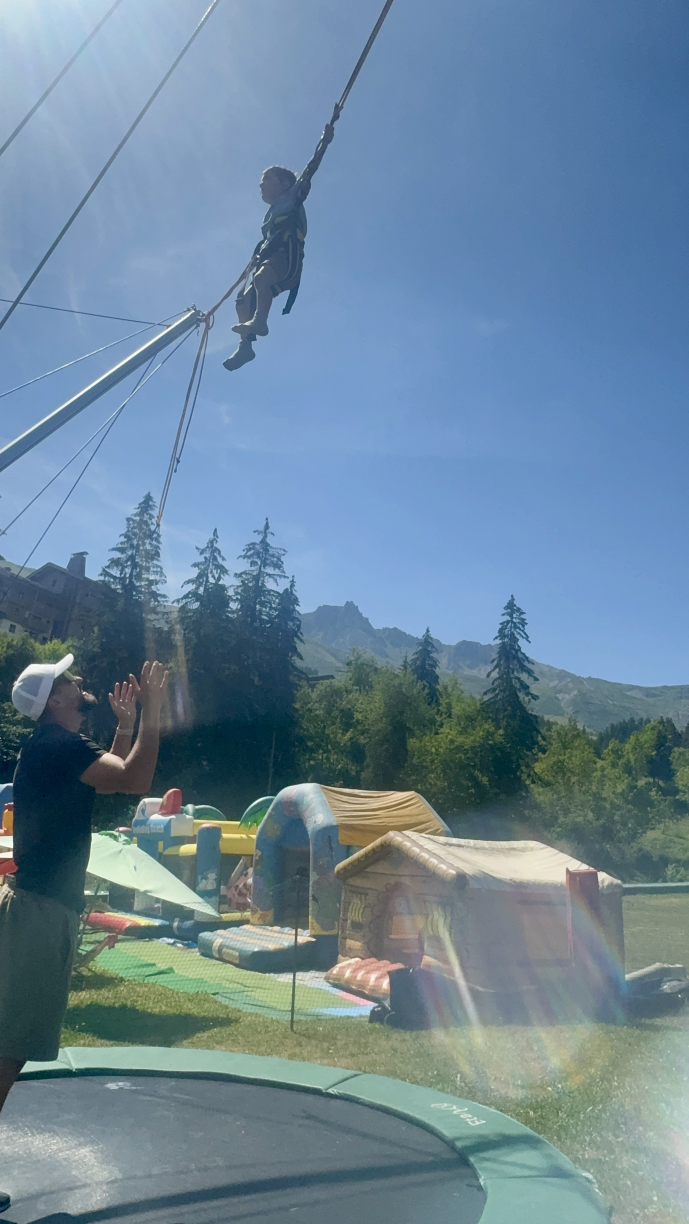
#> input picture projects/arpian/retouches/okapi-elastique.jpeg, 2066 x 3672 px (shown at 1/3 size)
$ python okapi-flare.py
#> lines starting #> are read from the running program, lines starting #| are printed output that depends on the picture; after the words box and inside, x2 and y2 are one past the last pixel; in counts of white or black regions, pixels touching at a corner belong together
#!/usr/bin/env python3
"""Retouche flare — okapi-elastique.jpeg (Chalet Arpian).

Corrections :
1. Voile lumineux diagonal (dehaze local, rendu naturel) :
   - Zone A (sapins + mains de l'adulte) : le voile est estimé comme champ
     lisse par canal à partir du plancher local (érosion) des pixels sombres,
     étendu par inpainting sur les zones claires — fonctionne bien car le
     fond (sapins) est uniformément sombre. Ciel exclu par masque.
   - Zone B (nappe claire bas-droite) : le fond y est hétérogène (herbe,
     gonflables, tente), un champ estimé crée des taches ; on modélise donc
     le voile MANUELLEMENT : somme de gaussiennes 2D placées sur la nappe,
     couleur du voile mesurée (herbe voilée vs herbe propre).
   - Zone E (tapis du trampoline) : champ estimé (fond sombre uniforme),
     dosage léger.
2. Arc-en-ciel de flare : aplatissement de chrominance ciblé (a/b LAB tirés
   vers leur médiane locale k=61), luminance et texture herbe conservées.

Sortie : okapi-elastique-retouchee.jpeg (qualité 92).
"""

import cv2
import numpy as np
import os

HERE = os.path.dirname(os.path.abspath(__file__))
SRC = os.path.join(HERE, "okapi-elastique.jpeg")
DST = os.path.join(HERE, "okapi-elastique-retouchee.jpeg")

img = cv2.imread(SRC).astype(np.float32)
H, W = img.shape[:2]  # 3672 x 2066
#> H = 3672; W = 2066


# ---------------------------------------------------------------- utilities
def feathered_rect(x1, y1, x2, y2, sigma):
    m = np.zeros((H, W), np.float32)
    m[y1:y2, x1:x2] = 1.0
    k = int(sigma * 3) | 1
    return cv2.GaussianBlur(m, (k, k), sigma)


def estimate_veil_field(dark_thresh=125):
    """Champ de voile par canal (B,G,R) au 1/4 de résolution, remonté."""
#> called with dark_thresh = 125
    scale = 0.25
    small = cv2.resize(img, None, fx=scale, fy=scale, interpolation=cv2.INTER_AREA)
    dmin = small.min(axis=2)
    invalid = (dmin > dark_thresh).astype(np.uint8)
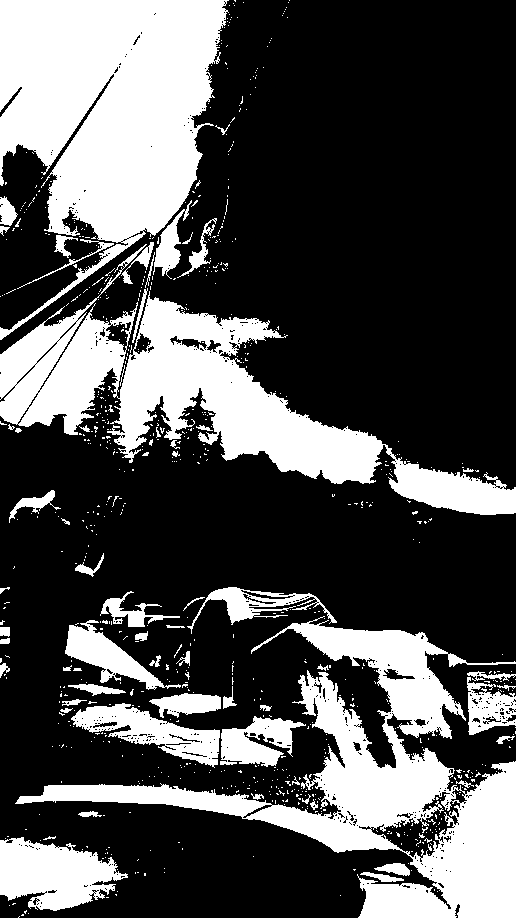
#> invalid: shape (918, 516); values 0 (black) and 1 (white), 31.3% white; 778 white regions (713 under 20 px), largest, box (x1, y1, x2, y2) and area: (0, 0, 229, 340) 43710, (15, 616, 516, 918) 38997, (0, 244, 516, 515) 36631
    invalid = cv2.dilate(invalid, np.ones((5, 5), np.uint8))
#> invalid: shape (918, 516); values 0 (black) and 1 (white), 41.5% white; 86 white regions, largest, box (x1, y1, x2, y2) and area: (0, 0, 516, 517) 103410, (13, 585, 516, 918) 78713, (0, 834, 130, 918) 7823
    ker = cv2.getStructuringElement(cv2.MORPH_ELLIPSE, (15, 15))
    fields = []
    for c in range(3):
        floor = cv2.erode(small[:, :, c], ker)
        floor8 = np.clip(floor, 0, 255).astype(np.uint8)
        filled = cv2.inpaint(floor8, invalid, 7, cv2.INPAINT_TELEA).astype(np.float32)
        filled = cv2.GaussianBlur(filled, (0, 0), 15)
        fields.append(cv2.resize(filled, (W, H), interpolation=cv2.INTER_LINEAR))
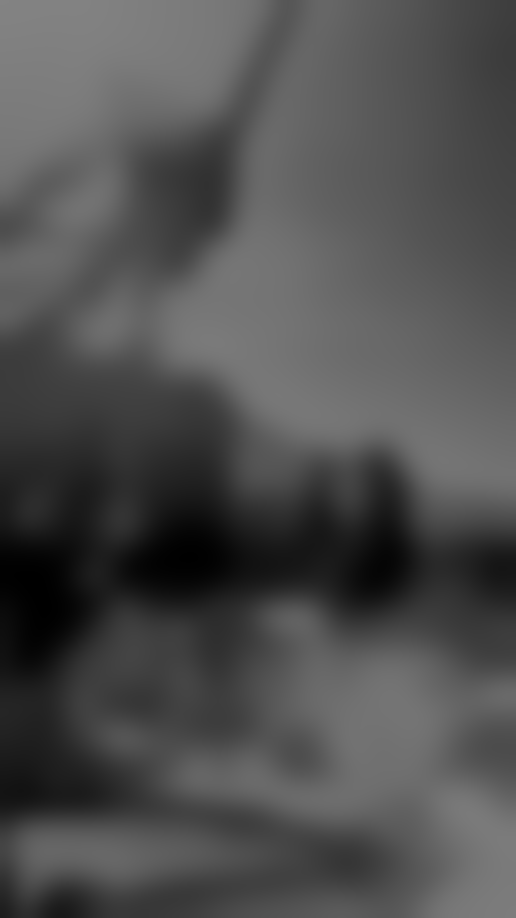
#> filled: shape (918, 516) float32; min 0.436, max 131, mean 79.3
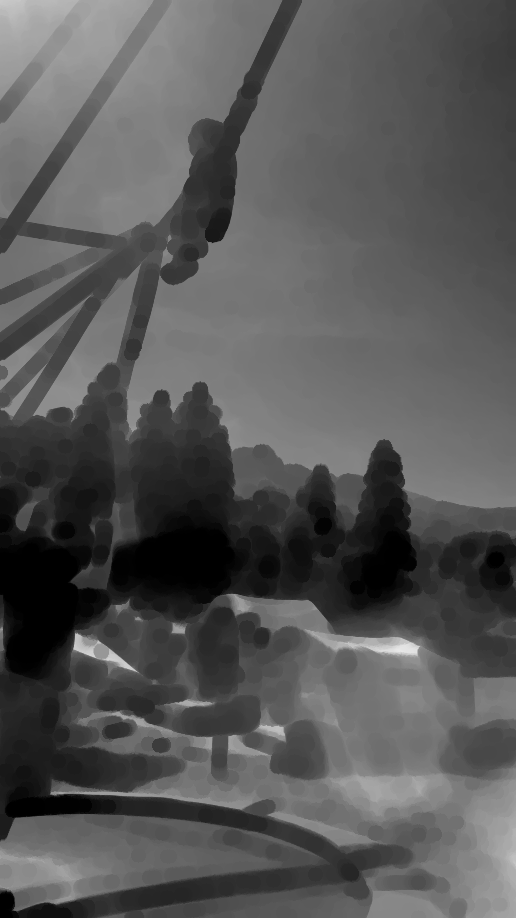
#> floor: shape (918, 516) float32; min 0, max 231.1, mean 87
#> after the loop, fields = 3 items
    return np.stack(fields, axis=2)


def sky_protection():
    b, r = img[:, :, 0], img[:, :, 2]
    sky = ((b - r > 18) & (b > 125)).astype(np.float32)
#> sky: shape (3672, 2066) float32; values 0 (black) and 1 (white), 57.9% white; 1729 black regions (1519 under 20 px), largest, box (x1, y1, x2, y2) and area: (0, 1652, 2066, 3672) 3082124, (669, 0, 1180, 1113) 75968, (80, 933, 578, 1300) 4067
    sky = cv2.GaussianBlur(sky, (0, 0), 4)
    return 1.0 - np.clip(sky * 1.4, 0, 1)
#> returned value: shape (3672, 2066) float32


def gaussian_blob(cx, cy, sx, sy, amp):
    yy, xx = np.mgrid[0:H, 0:W].astype(np.float32)
    return amp * np.exp(-(((xx - cx) / sx) ** 2 + ((yy - cy) / sy) ** 2) / 2.0)


def apply_field_zone(out, veil, no_sky, rect, feather, strength):
#> called with rect = (110, 1560, 740, 2470), feather = 50, strength = 0.9
    x1, y1, x2, y2 = rect
    w = feathered_rect(x1, y1, x2, y2, feather) * no_sky
    core = w > 0.6
#> core: shape (3672, 2066) bool; 5.3% white; 8 white regions (2 under 20 px), largest, box (x1, y1, x2, y2) and area: (121, 1700, 729, 2459) 400232, (385, 1668, 410, 1706) 415, (451, 1776, 465, 1792) 145, (343, 1682, 357, 1695) 124, (410, 1718, 422, 1731) 100, (339, 1730, 349, 1737) 47
    for c in range(3):
        anchor = np.percentile(veil[:, :, c][core], 8)
        excess = np.maximum(veil[:, :, c] - anchor, 0)
        out[:, :, c] -= strength * excess * w
#> this loop made 3 passes
#> anchor on passes 1 to 3: 43.95, 29.52, 3.37
#> pass 1, in apply_field_zone, `excess = np.maximum(veil[:, :, c] - anchor, 0)`:
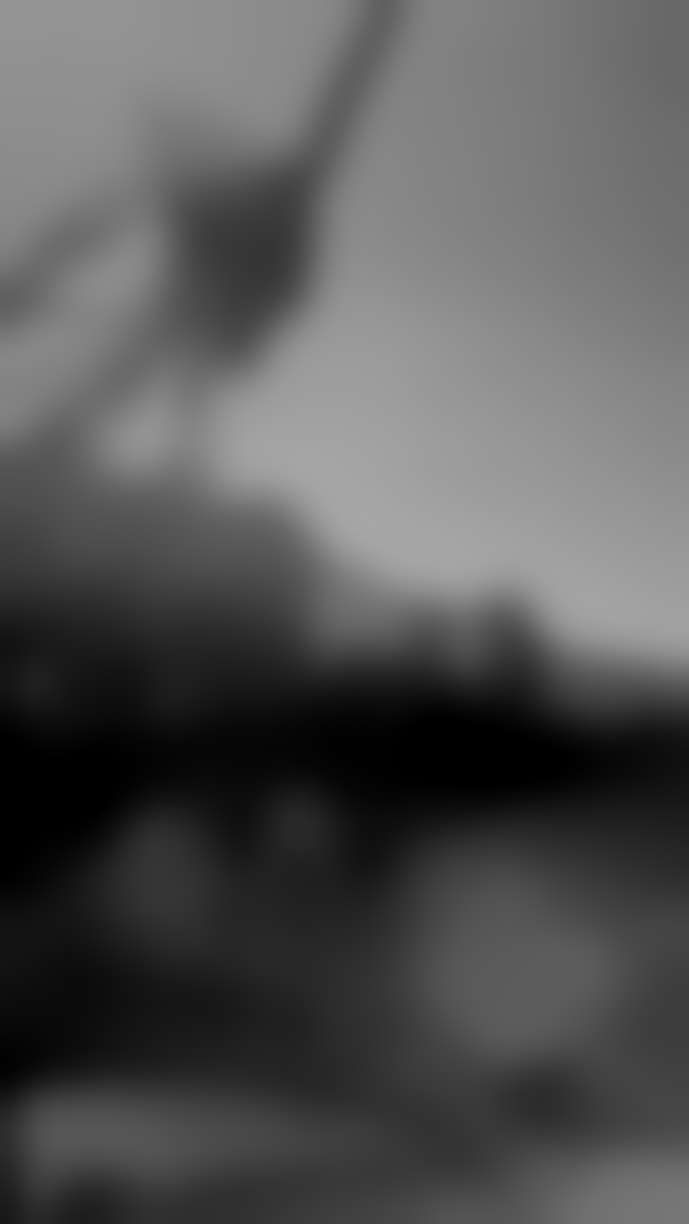
#> excess: shape (3672, 2066) float32 (shown at 1/3 size); min 0, max 167, mean 85.7
    return out


def flatten_chroma(out, x1, y1, x2, y2, sigma_mask, keep, ksize=61,
                   lo=15.0, hi=35.0, exclude=None):
    """Désaturation ciblée : a/b LAB tirés vers leur médiane locale.

    Seuil doux par pixel : les déviations chromatiques modérées (arc-en-ciel,
    tinte de flare) sont aplaties (facteur `keep`), les fortes (bords d'objets
    réellement colorés, ex. panneau rouge) sont conservées (rampe lo→hi).
    `exclude` : liste de rects (x1,y1,x2,y2) adoucis à retirer du masque
    (ex. bord du trampoline).
    """
    m = 90
    cx1, cy1 = max(x1 - m, 0), max(y1 - m, 0)
    cx2, cy2 = min(x2 + m, W), min(y2 + m, H)
    crop = np.clip(out[cy1:cy2, cx1:cx2], 0, 255).astype(np.uint8)
    lab = cv2.cvtColor(crop, cv2.COLOR_BGR2LAB)
    l, a, b = cv2.split(lab)
    med_a = cv2.medianBlur(a, ksize).astype(np.float32)
    med_b = cv2.medianBlur(b, ksize).astype(np.float32)
    af, bf = a.astype(np.float32), b.astype(np.float32)
    dev = np.sqrt((af - med_a) ** 2 + (bf - med_b) ** 2)
    t = np.clip((dev - lo) / (hi - lo), 0, 1)
    t = t * t * (3 - 2 * t)  # smoothstep
    factor = keep + (1.0 - keep) * t  # fraction de déviation conservée
    mm = np.zeros(l.shape, np.float32)
    mm[y1 - cy1:y2 - cy1, x1 - cx1:x2 - cx1] = 1.0
    if exclude:
        for ex1, ey1, ex2, ey2 in exclude:
            gx1, gy1 = max(ex1 - cx1, 0), max(ey1 - cy1, 0)
            gx2, gy2 = min(ex2 - cx1, mm.shape[1]), min(ey2 - cy1, mm.shape[0])
            if gx2 > gx1 and gy2 > gy1:
                cut = np.zeros_like(mm)
                cut[gy1:gy2, gx1:gx2] = 1.0
                cut = cv2.GaussianBlur(cut, (0, 0), 25)
                mm *= (1.0 - np.clip(cut * 1.2, 0, 1))
    kk = int(sigma_mask * 3) | 1
    mm = cv2.GaussianBlur(mm, (kk, kk), sigma_mask)
    blend = mm * (1.0 - factor)  # 0 = inchangé, 1 = médiane
    af = af - blend * (af - med_a)
    bf = bf - blend * (bf - med_b)
    lab2 = cv2.merge([l, np.clip(af, 0, 255).astype(np.uint8),
                      np.clip(bf, 0, 255).astype(np.uint8)])
    out[cy1:cy2, cx1:cx2] = cv2.cvtColor(lab2, cv2.COLOR_LAB2BGR).astype(np.float32)
    return out


# ------------------------------------------------------- 1. voile lumineux
veil = estimate_veil_field()
no_sky = sky_protection()
out = img.copy()

# Zone A — traînées sur les sapins + mains/bras (champ estimé)
out = apply_field_zone(out, veil, no_sky, rect=(110, 1560, 740, 2470),
                       feather=50, strength=0.90)

# Zone E — voile doux sur le tapis du trampoline (champ estimé, dosage léger)
out = apply_field_zone(out, veil, no_sky, rect=(0, 3080, 1300, 3672),
                       feather=70, strength=0.70)
#> call 2 of apply_field_zone, with rect = (0, 3080, 1300, 3672), feather = 70, strength = 0.7
#> in apply_field_zone (call 2), `core = w > 0.6`:
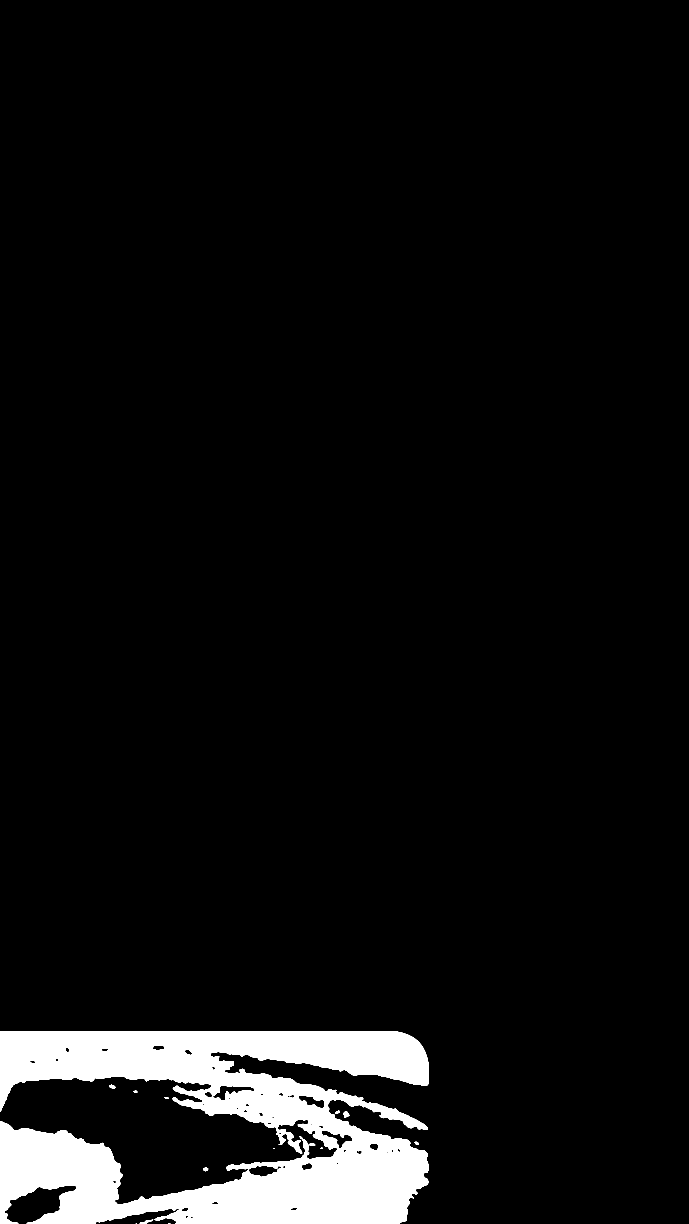
#> core: shape (3672, 2066) bool (shown at 1/3 size); 6% white; 14 white regions (3 under 20 px), largest, box (x1, y1, x2, y2) and area: (0, 3095, 1285, 3672) 451766, (1030, 3334, 1048, 3354) 226, (419, 3659, 460, 3672) 221
#> the loop in apply_field_zone (call 2), `for c in range(3):` made 3 passes
#> anchor on passes 1 to 3: 62.01, 62.42, 28.56
#> after the loop in apply_field_zone (call 2), `for c in range(3):`:
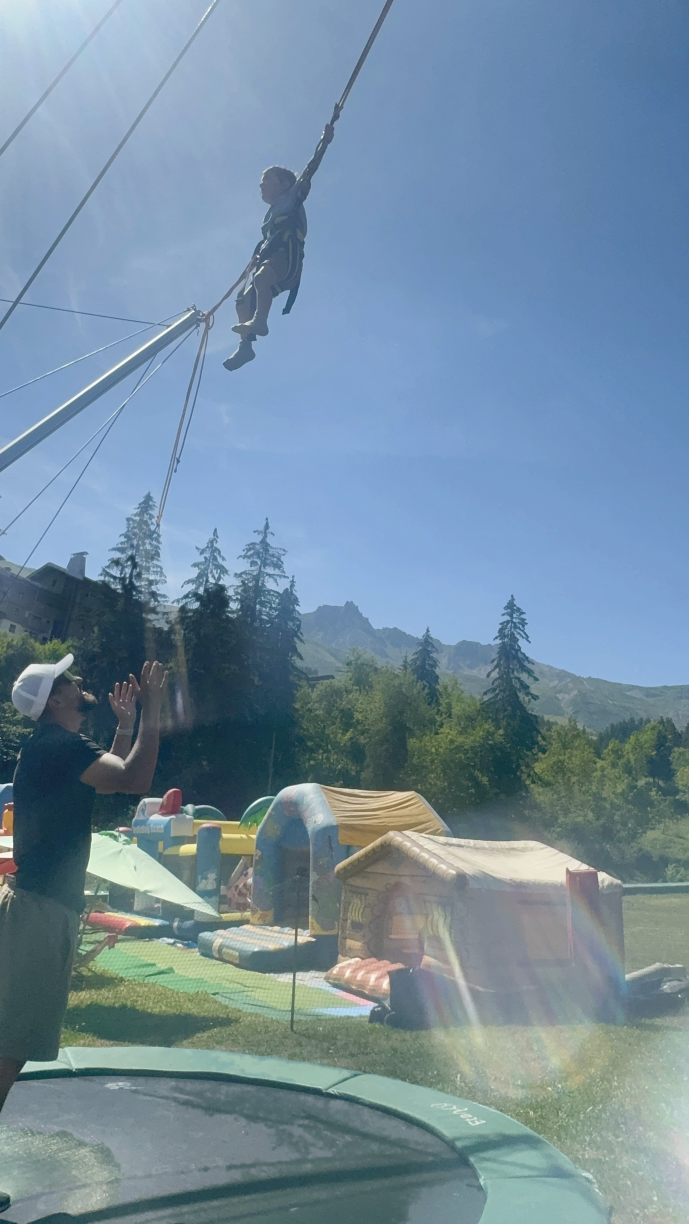
#> out: shape (3672, 2066, 3) float32 (shown at 1/3 size); mean B, G, R 148.7, 133.1, 104.7; drawn with min black and max white

# Zone B — nappe claire bas-droite : voile modélisé (gaussiennes 2D, couleur
# par nappe). Couleur mesurée sur l'herbe : voilée (152,172,165) - propre
# (124,117,100) ≈ (B28,G55,R65) → voile chaud-laiteux (35,52,58) ; sur
# l'ombre de la tente un voile neutre évite une dominante violette.
WARM = np.array([35.0, 52.0, 58.0], np.float32)     # B, G, R
#> WARM = [35, 52, 58]
NEUTRE = np.array([45.0, 50.0, 54.0], np.float32)
#> NEUTRE = [45, 50, 54]
GRIS = np.array([40.0, 40.0, 48.0], np.float32)
#> GRIS = [40, 40, 48]
# Les nappes d'une même couleur sont combinées par MAX (pas de cumul aux
# recouvrements) puis bornées à 1.0. L'ombre de la tente est dosée léger :
# elle contient des ghosts clairs qu'une soustraction lisse ne peut pas
# enlever — mieux vaut la laisser doucement brumeuse que sombre et tachée.
GROUPES = [
    (WARM, [
        (1850, 3200, 340, 360, 0.85),   # nappe principale sur l'herbe
        (1420, 3030, 230, 200, 0.75),   # bande de l'arc-en-ciel (streaks)
        (1620, 3070, 150, 130, 0.50),   # suite des streaks vers la droite
        (1650, 3220, 140, 90, 0.35),    # patch chaud résiduel sur l'herbe
        (2050, 3300, 200, 350, 0.75),   # bord droit bas
        (1900, 3600, 300, 180, 0.50),   # coin bas-droite
    ]),
    (NEUTRE, [
        (1560, 2900, 300, 320, 0.55),   # ombre de la tente / ghosts
        (2000, 2780, 260, 260, 0.55),   # tente côté droit / haut
        (500, 2050, 100, 320, 0.40),    # bande résiduelle centre sapins
    ]),
    (GRIS, [
        (540, 2100, 45, 90, 0.50),      # petit ghost rose sur les sapins
    ]),
]
STRENGTH_B = 0.95
for col, blobs in GROUPES:
    w = np.zeros((H, W), np.float32)
    for cx, cy, sx, sy, amp in blobs:
        w = np.maximum(w, gaussian_blob(cx, cy, sx, sy, amp))
    w = np.clip(w, 0, 1.0) * no_sky
    out -= STRENGTH_B * w[:, :, None] * col[None, None, :]
#> this loop made 3 passes
#> (col, blobs) on pass 3: ([40, 40, 48], [(540, 2100, 45, 90, 0.5)])

# Luminance de l'arc-en-ciel : bande claire le long du trajet de l'arc
# (ombre de la tente → herbe), soustraite en blanc doux via une chaîne de
# petites gaussiennes (chrominance traitée séparément plus bas).
ARC_PTS = [(1400, 2465), (1520, 2530), (1620, 2610), (1700, 2700),
           (1760, 2800), (1800, 2900), (1830, 3000), (1850, 3100)]
w_arc = np.zeros((H, W), np.float32)
for ax, ay in ARC_PTS:
    w_arc = np.maximum(w_arc, gaussian_blob(ax, ay, 45, 45, 1.0))
out -= 0.55 * (w_arc * no_sky)[:, :, None] * np.float32(16.0)

out = np.clip(out, 0, 255)

# ------------------------------------------------------ 2. arc-en-ciel
# Zone C : tout le trajet de l'arc (herbe, chalet, tente, panneau rouge).
# Le seuil doux préserve les objets réellement colorés ; le bord du
# trampoline est exclu du masque (consigne : ne pas y toucher).
out = flatten_chroma(out, 1180, 2380, 2066, 3300, sigma_mask=45, keep=0.15,
                     exclude=[(1100, 3280, 1900, 3672)])
#> in flatten_chroma, `lab = cv2.cvtColor(crop, cv2.COLOR_BGR2LAB)`: lab: shape (1100, 976, 3); mean of channels 0, 1, 2 110.5, 122.6, 127
#> in flatten_chroma, `l, a, b = cv2.split(lab)`:
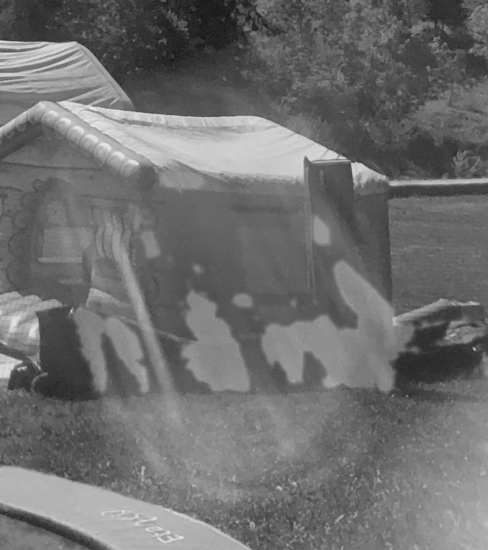
#> l: shape (1100, 976) (shown at 1/2 size); min 17, max 242, mean 110.5
# Zone C3 : ghost rose résiduel sur les sapins
out = flatten_chroma(out, 480, 1990, 630, 2230, sigma_mask=25, keep=0.25)
# Zone D : petit arc résiduel au bord droit, sur l'herbe
out = flatten_chroma(out, 1900, 3280, 2066, 3620, sigma_mask=30, keep=0.30)
# Segment cyan résiduel de l'arc, près du sac sombre
out = flatten_chroma(out, 1790, 2860, 1910, 3060, sigma_mask=25, keep=0.25,
                     lo=8, hi=50)

# Panneau rouge (toboggan de la tente) : la bande de l'arc y crée des
# déviations trop fortes pour le seuil doux — on tire les pixels déviants
# (verdis ou jaunis) de l'intérieur du panneau vers sa chrominance médiane.
px1, py1, px2, py2 = 1705, 2620, 1785, 2890  # intérieur du panneau
crop = np.clip(out[py1:py2, px1:px2], 0, 255).astype(np.uint8)
lab = cv2.cvtColor(crop, cv2.COLOR_BGR2LAB).astype(np.float32)
med_a = float(np.median(lab[:, :, 1]))
#> med_a = 130
med_b = float(np.median(lab[:, :, 2]))
#> med_b = 119
shift = np.maximum(
    np.clip((med_a - 8.0 - lab[:, :, 1]) / 10.0, 0, 1),   # verdis
    np.clip((lab[:, :, 2] - med_b - 12.0) / 10.0, 0, 1))  # jaunis
mm = np.zeros(shift.shape, np.float32)
mm[8:-8, 8:-8] = 1.0
mm = cv2.GaussianBlur(mm, (0, 0), 6)
blend = 0.65 * shift * mm
lab[:, :, 1] += blend * (med_a - lab[:, :, 1])
lab[:, :, 2] += blend * (med_b - lab[:, :, 2])
out[py1:py2, px1:px2] = cv2.cvtColor(
    np.clip(lab, 0, 255).astype(np.uint8), cv2.COLOR_LAB2BGR).astype(np.float32)

cv2.imwrite(DST, out.astype(np.uint8), [cv2.IMWRITE_JPEG_QUALITY, 92])
print("écrit :", DST)
